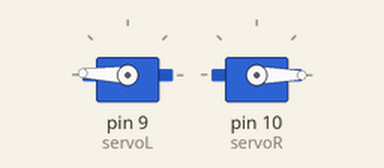
Recording of a sketch running on a simulated Arduino Uno, built with avr-gcc and run on an emulated ATmega328P. On the bench: 2 × servo.

Above: at 2.05 s.
At 6.0 s:
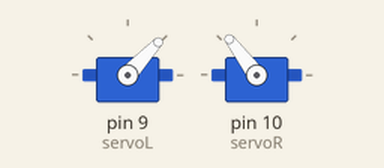
Timing chart, 0 to 7.2 s (numbered marks = the images above):
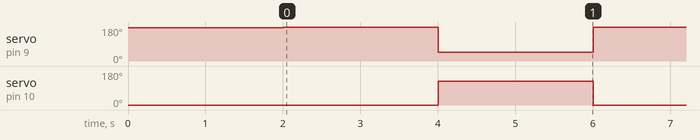

The sketch:

servo_code.ino
```cpp
#include <Servo.h>

Servo servoL;
Servo servoR;
int wait = 2000; // pause between pumps

int small_angle = 500; // servo lower limit
int big_angle = 2500; // servo higher limit

void setup()
{
  servoL.attach(9);
  servoR.attach(10);
 // homing
servoL.writeMicroseconds(big_angle-150);
servoR.writeMicroseconds(small_angle);
delay(2000);
}

void loop() {
servoL.writeMicroseconds(big_angle-125);  // set servoL to lower_limit


servoR.writeMicroseconds(small_angle);  // set servoL to lower_limit
delay(wait);

//servoL.writeMicroseconds(1650); // set servoL to higher_limit
servoL.writeMicroseconds(small_angle+525); // set servoL to higher_limit

//servoR.writeMicroseconds(big_angle/2); // set servoL to higher_limit
servoR.writeMicroseconds(big_angle-650); // set servoL to higher_limit
delay(wait);
}
```

Measured:
- by itself, servo on pin 9 (servoL): alternates 178° for 2.0 s and 47° for 2.0 s
- by itself, servo on pin 10 (servoR): alternates 127° for 2.0 s and 0° for 2.0 s
